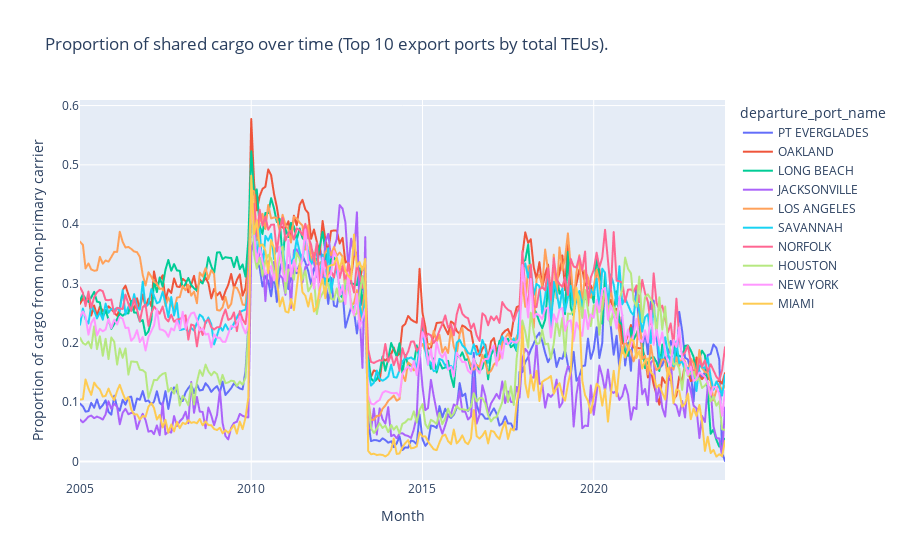

Notebook source saved alongside this figure:
### Code cell
sharing_over_time_plotly(
    data_lf=exports_lf,
    group_var='departure_port_name',
    title='Proportion of shared cargo over time (Top 10 export ports by total TEUs).')

### Figure 1 — Plotly figure (JSON) as saved in the notebook; plotly's stock layout.template omitted (floating-point values rounded to 4 significant figures; data arrays with more than 128 entries replaced by an {"elided": "..."} marker saying what was removed)
{"data": [{"hovertemplate": "departure_port_name=PT EVERGLADES<br>Month=%{x}<br>Proportion of cargo from non-primary carrier=%{y}<extra></extra>", "legendgroup": "PT EVERGLADES", "line": {"color": "#636efa", "dash": "solid"}, "marker": {"symbol": "circle"}, "mode": "lines", "name": "PT EVERGLADES", "showlegend": true, "type": "scattergl", "x": {"elided": "227 str values"}, "xaxis": "x", "y": {"elided": "227 float values"}, "yaxis": "y"}, {"hovertemplate": "departure_port_name=OAKLAND<br>Month=%{x}<br>Proportion of cargo from non-primary carrier=%{y}<extra></extra>", "legendgroup": "OAKLAND", "line": {"color": "#EF553B", "dash": "solid"}, "marker": {"symbol": "circle"}, "mode": "lines", "name": "OAKLAND", "showlegend": true, "type": "scattergl", "x": {"elided": "227 str values"}, "xaxis": "x", "y": {"elided": "227 float values"}, "yaxis": "y"}, {"hovertemplate": "departure_port_name=LONG BEACH<br>Month=%{x}<br>Proportion of cargo from non-primary carrier=%{y}<extra></extra>", "legendgroup": "LONG BEACH", "line": {"color": "#00cc96", "dash": "solid"}, "marker": {"symbol": "circle"}, "mode": "lines", "name": "LONG BEACH", "showlegend": true, "type": "scattergl", "x": {"elided": "227 str values"}, "xaxis": "x", "y": {"elided": "227 float values"}, "yaxis": "y"}, {"hovertemplate": "departure_port_name=JACKSONVILLE<br>Month=%{x}<br>Proportion of cargo from non-primary carrier=%{y}<extra></extra>", "legendgroup": "JACKSONVILLE", "line": {"color": "#ab63fa", "dash": "solid"}, "marker": {"symbol": "circle"}, "mode": "lines", "name": "JACKSONVILLE", "showlegend": true, "type": "scattergl", "x": {"elided": "227 str values"}, "xaxis": "x", "y": {"elided": "227 float values"}, "yaxis": "y"}, {"hovertemplate": "departure_port_name=LOS ANGELES<br>Month=%{x}<br>Proportion of cargo from non-primary carrier=%{y}<extra></extra>", "legendgroup": "LOS ANGELES", "line": {"color": "#FFA15A", "dash": "solid"}, "marker": {"symbol": "circle"}, "mode": "lines", "name": "LOS ANGELES", "showlegend": true, "type": "scattergl", "x": {"elided": "227 str values"}, "xaxis": "x", "y": {"elided": "227 float values"}, "yaxis": "y"}, {"hovertemplate": "departure_port_name=SAVANNAH<br>Month=%{x}<br>Proportion of cargo from non-primary carrier=%{y}<extra></extra>", "legendgroup": "SAVANNAH", "line": {"color": "#19d3f3", "dash": "solid"}, "marker": {"symbol": "circle"}, "mode": "lines", "name": "SAVANNAH", "showlegend": true, "type": "scattergl", "x": {"elided": "227 str values"}, "xaxis": "x", "y": {"elided": "227 float values"}, "yaxis": "y"}, {"hovertemplate": "departure_port_name=NORFOLK<br>Month=%{x}<br>Proportion of cargo from non-primary carrier=%{y}<extra></extra>", "legendgroup": "NORFOLK", "line": {"color": "#FF6692", "dash": "solid"}, "marker": {"symbol": "circle"}, "mode": "lines", "name": "NORFOLK", "showlegend": true, "type": "scattergl", "x": {"elided": "227 str values"}, "xaxis": "x", "y": {"elided": "227 float values"}, "yaxis": "y"}, {"hovertemplate": "departure_port_name=HOUSTON<br>Month=%{x}<br>Proportion of cargo from non-primary carrier=%{y}<extra></extra>", "legendgroup": "HOUSTON", "line": {"color": "#B6E880", "dash": "solid"}, "marker": {"symbol": "circle"}, "mode": "lines", "name": "HOUSTON", "showlegend": true, "type": "scattergl", "x": {"elided": "227 str values"}, "xaxis": "x", "y": {"elided": "227 float values"}, "yaxis": "y"}, {"hovertemplate": "departure_port_name=NEW YORK<br>Month=%{x}<br>Proportion of cargo from non-primary carrier=%{y}<extra></extra>", "legendgroup": "NEW YORK", "line": {"color": "#FF97FF", "dash": "solid"}, "marker": {"symbol": "circle"}, "mode": "lines", "name": "NEW YORK", "showlegend": true, "type": "scattergl", "x": {"elided": "227 str values"}, "xaxis": "x", "y": {"elided": "227 float values"}, "yaxis": "y"}, {"hovertemplate": "departure_port_name=MIAMI<br>Month=%{x}<br>Proportion of cargo from non-primary carrier=%{y}<extra></extra>", "legendgroup": "MIAMI", "line": {"color": "#FECB52", "dash": "solid"}, "marker": {"symbol": "circle"}, "mode": "lines", "name": "MIAMI", "showlegend": true, "type": "scattergl", "x": {"elided": "227 str values"}, "xaxis": "x", "y": {"elided": "227 float values"}, "yaxis": "y"}], "layout": {"legend": {"title": {"text": "departure_port_name"}, "tracegroupgap": 0}, "title": {"text": "Proportion of shared cargo over time (Top 10 export ports by total TEUs)."}, "xaxis": {"anchor": "y", "domain": [0, 1], "title": {"text": "Month"}}, "yaxis": {"anchor": "x", "domain": [0, 1], "title": {"text": "Proportion of cargo from non-primary carrier"}}}}
